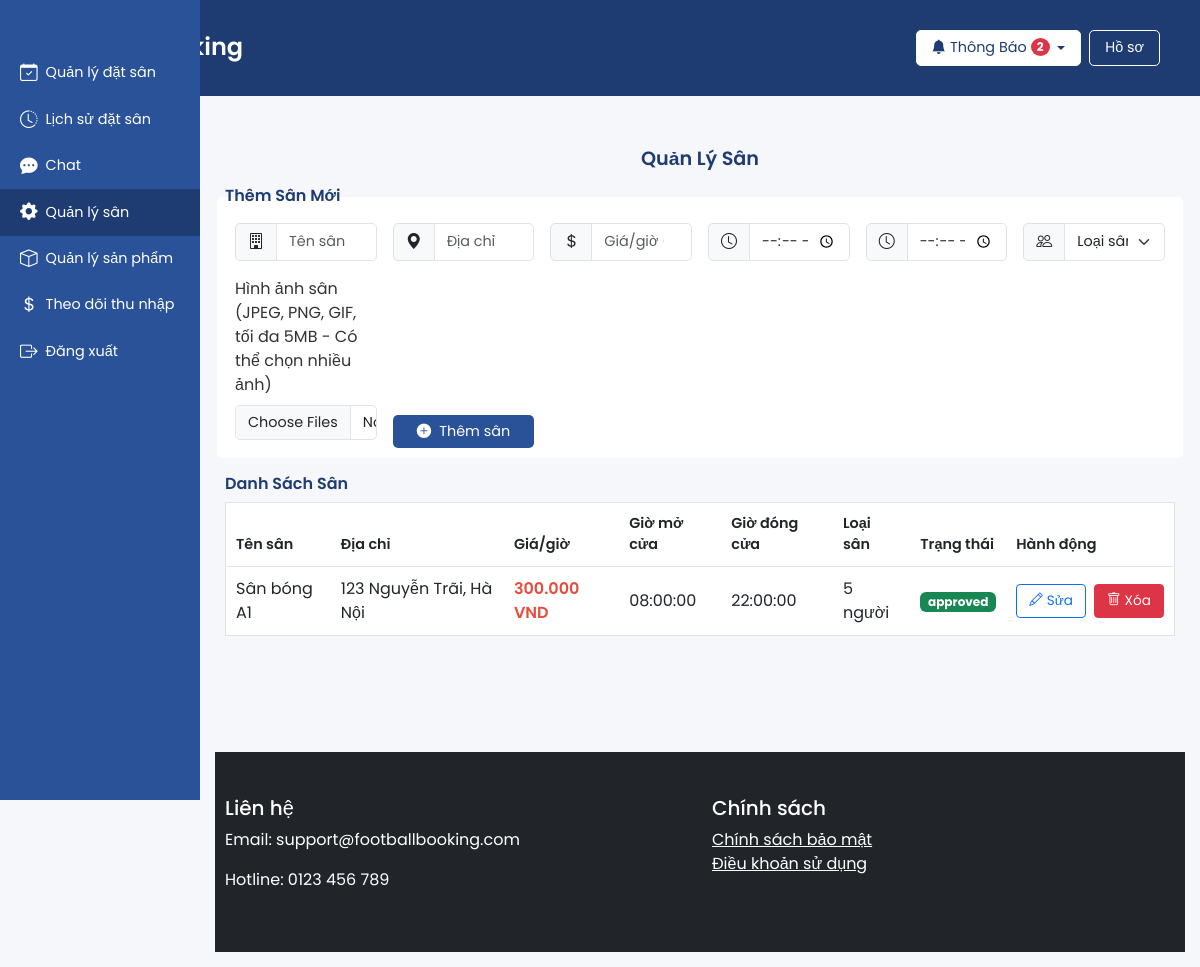
Page /manage_field.php (signed in) on the committed database.
### tables this page shows
CREATE TABLE fields (
    id INT AUTO_INCREMENT PRIMARY KEY,
    owner_id INT,
    name VARCHAR(255) NOT NULL,
    address VARCHAR(255) NOT NULL,
    price_per_hour DECIMAL(10, 2) NOT NULL,
    open_time TIME,
    close_time TIME,
    field_type ENUM('5', '7', '9', '11') NOT NULL DEFAULT '5',
    status ENUM('pending', 'approved', 'rejected') DEFAULT 'pending',
    created_at TIMESTAMP DEFAULT CURRENT_TIMESTAMP,
    FOREIGN KEY (owner_id) REFERENCES users(id)
);

### manage_field.php (the view, shortened to what this page needs)
<?php
require_once 'includes/config.php';
$user_id = $_SESSION['user_id'];
$stmt = $pdo->prepare("SELECT * FROM fields WHERE owner_id = ?");
$stmt->execute([$user_id]);
$fields = $stmt->fetchAll(PDO::FETCH_ASSOC);
require_once 'includes/header.php';
?>
<section class="manage-field py-3">
    <div class="container">
        <h2 class="section-title text-center">Quản Lý Sân</h2>
        <h5 class="sub-title">Thêm Sân Mới</h5>
        <form method="POST" class="row g-3 mb-3 manage-form" enctype="multipart/form-data">
            <div class="col-md-2 col-sm-6">
                <div class="input-group">
                    <span class="input-group-text"><i class="bi bi-building"></i></span>
                    <input type="text" name="name" class="form-control" placeholder="Tên sân" required>
                </div>
            </div>
            <div class="col-md-2 col-sm-6">
                <div class="input-group">
                    <span class="input-group-text"><i class="bi bi-geo-alt-fill"></i></span>
                    <input type="text" name="address" class="form-control" placeholder="Địa chỉ" required>
                </div>
            </div>
            <div class="col-md-2 col-sm-6">
                <div class="input-group">
                    <span class="input-group-text"><i class="bi bi-currency-dollar"></i></span>
                    <input type="number" name="price_per_hour" class="form-control" placeholder="Giá/giờ (VND)" required>
                </div>
            </div>
            <div class="col-md-2 col-sm-6">
                <div class="input-group">
                    <span class="input-group-text"><i class="bi bi-clock"></i></span>
                    <input type="time" name="open_time" class="form-control" required>
                </div>
            </div>
            <div class="col-md-2 col-sm-6">
                <div class="input-group">
                    <span class="input-group-text"><i class="bi bi-clock"></i></span>
                    <input type="time" name="close_time" class="form-control" required>
                </div>
            </div>
            <div class="col-md-2 col-sm-6">
                <div class="input-group">
                    <span class="input-group-text"><i class="bi bi-people"></i></span>
                    <select name="field_type" class="form-select" required>
                        <option value="" disabled selected>Loại sân</option>
                    </select>
                </div>
            </div>
            <div class="col-md-2 col-sm-6">
                <label for="field_images" class="form-label">Hình ảnh sân (JPEG, PNG, GIF, tối đa 5MB - Có thể chọn nhiều ảnh)</label>
                <input type="file" name="field_images[]" id="field_images_add" class="form-control" multiple>
            </div>
            <div class="col-md-2 col-sm-6 d-flex align-items-end">
                <button type="submit" name="add_field" class="btn btn-primary w-100 d-flex align-items-center justify-content-center gap-2">
                    <i class="bi bi-plus-circle-fill"></i> Thêm sân
                </button>
            </div>
        </form>
        <h5 class="sub-title">Danh Sách Sân</h5>
        <?php if (empty($fields)): ?>
            <p class="text-muted mb-3">Chưa có sân bóng nào.</p>
        <?php else: ?>
            <div class="table-responsive mb-3">
                <table class="table manage-table">
                    <thead>
                        <tr>
                            <th>Tên sân</th>
                            <th>Địa chỉ</th>
                            <th>Giá/giờ</th>
                            <th>Giờ mở cửa</th>
                            <th>Giờ đóng cửa</th>
                            <th>Loại sân</th>
                            <th>Trạng thái</th>
                            <th>Hành động</th>
                        </tr>
                    </thead>
                    <tbody>
                        <?php foreach ($fields as $field): ?>
                            <tr>
                                <td><?php echo htmlspecialchars($field['name']); ?></td>
                                <td><?php echo htmlspecialchars($field['address']); ?></td>
                                <td class="price"><?php echo number_format($field['price_per_hour'], 0, ',', '.') . ' VND'; ?></td>
                                <td><?php echo htmlspecialchars($field['open_time']); ?></td>
                                <td><?php echo htmlspecialchars($field['close_time']); ?></td>
                                <td><?php echo htmlspecialchars($field['field_type']); ?> người</td>
                                <td>
                                    <span class="badge <?php echo $field['status'] === 'approved' ? 'bg-success' : ($field['status'] === 'pending' ? 'bg-warning' : 'bg-danger'); ?>">
                                        <?php echo htmlspecialchars($field['status']); ?>
                                    </span>
                                </td>
                                <td>
                                    <div class="d-flex gap-2">
                                        <button class="btn btn-outline-primary btn-sm d-flex align-items-center gap-1" data-bs-toggle="modal" data-bs-target="#editModal<?php echo $field['id']; ?>">
                                            <i class="bi bi-pencil"></i> Sửa
                                        </button>
                                        <form method="POST" style="display:inline;" onsubmit="return confirm('Bạn có chắc muốn xóa sân này?');">
                                            <button type="submit" name="delete_field" class="btn btn-danger btn-sm d-flex align-items-center gap-1">
                                                <i class="bi bi-trash"></i> Xóa
                                            </button>
                                        </form>
                                    </div>
                                </td>
                            </tr>
                        <?php endforeach; ?>
                    </tbody>
                </table>
            </div>
        <?php endif; ?>
    </div>
</section>
<?php require_once 'includes/footer.php'; ?>

### manage_field.php (style rules this page uses)
.section-title { font-weight: 600; color: #1e3c72; font-size: 1.2rem; margin-bottom: 1rem; }
.sub-title { font-weight: 600; color: #1e3c72; font-size: 1rem; margin-bottom: 0.5rem; }
.manage-form { background-color: #fff; padding: 10px; border-radius: 5px; }
.manage-form .form-control, .manage-form .form-select { border-radius: 5px; border: 1px solid #e0e4e9; font-size: 0.9rem; }
.manage-form .input-group-text { border-radius: 5px 0 0 5px; }
.manage-form .btn-primary { padding: 6px 15px; font-size: 0.9rem; }
.manage-table thead th { font-size: 0.9rem; padding: 10px; }
.manage-table td { padding: 10px; }
.manage-table .price { color: #e74c3c; font-weight: 600; }
.manage-table .btn { padding: 6px 12px; font-size: 0.85rem; }

### rows in the picture
fields: name "Sân bóng A1", address "123 Nguyễn Trãi, Hà Nội", price_per_hour "300.000", open_time "08:00:00", close_time "22:00:00", field_type "5", status "approved"

### other values in the picture
$unread_notifications_count "2"
